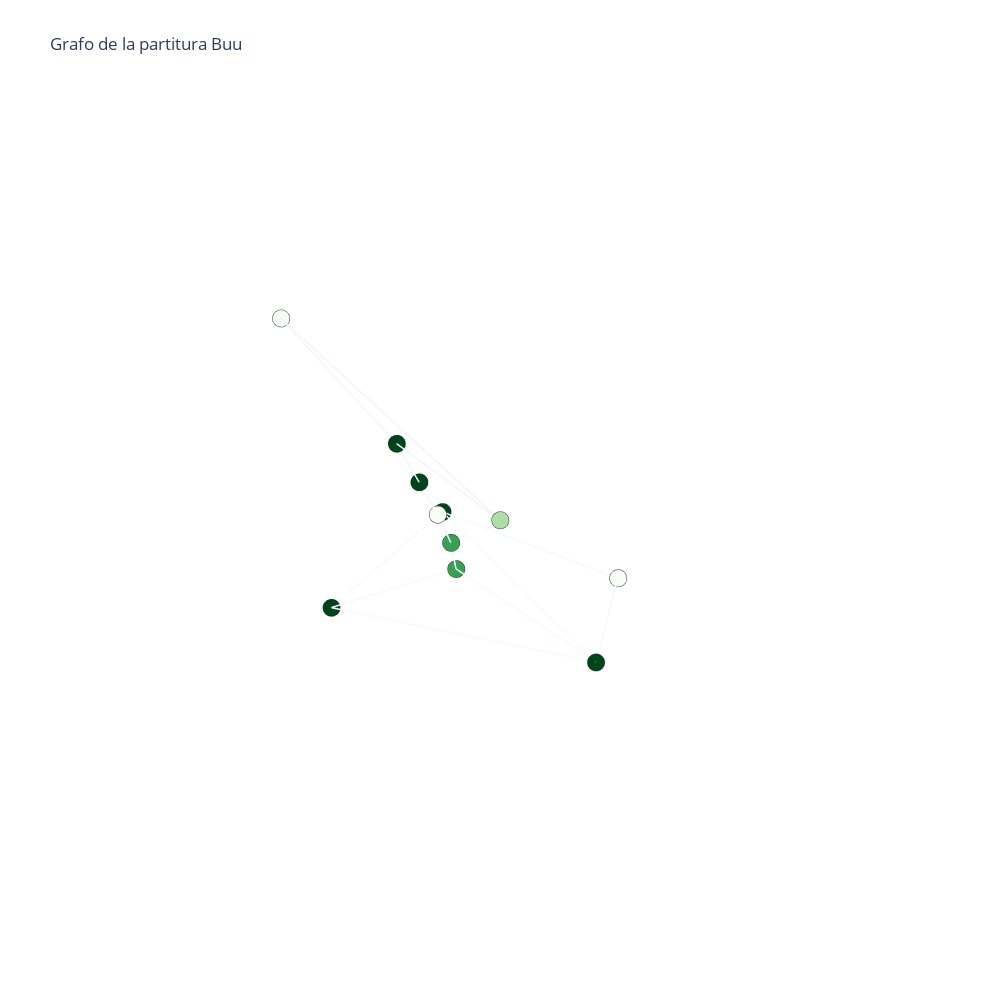

The cell this chart's notebook holds for it:
### Code cell
#Esta celda es para comparar dos canciones y ver si hay algún tipo de plagio
import igraph as ig
import netgraph, numpy, os
import matplotlib as mpl
import matplotlib.pyplot as plt
import networkx as nx
import music21 as m
from os import listdir
from os.path import isfile, join
import chart_studio.plotly as py
import plotly.graph_objs as go
from collections import Counter

def song_to_dict():
    aDir = os.getcwd()

    onlyfiles = [f for f in listdir('{0}/ArchiXml/'.format(aDir)) if isfile(join('{0}/ArchiXml/'.format(aDir), f))]
    #Imprimir archivos disponibles
    for i in onlyfiles:
        print(i.replace('.xml',''))

    nombre = input("Escriba el nombre del archivo:\n")
    song = m.converter.parse('{0}/ArchiXml/{1}.xml'.format(aDir, nombre))
    print("Separando archivo por partes...")
    partes = []
    compaces = []
    notas = []
    acordes = []
    # print(partes["piano"])
    # print(partes["piano"]["compas 1"])
    # print(partes["piano"]["compas 1"]["notas"])
    # print(partes["piano"]["compas 1"]["notas"][0])
    # print(partes["piano"]["compas 1"]["acordes"])
    # print(partes["piano"]["compas 1"]["acordes"][0])
    for i in song.parts:
        parte = ""
        if i.partName == None:
            parte = "piano"
        else:
            parte = str(i.partName)
        partes.append(parte)
        print(parte)
        temCompaces = []
        for j in i.recurse().getElementsByClass('Measure'):
            numer = int(j.number)
            compa = "M{0}".format(numer)
            temNotas = []
            temAcordes = []
            for k in j.recurse().getElementsByClass('Note'):
                temNotas.append(str(k.nameWithOctave.replace("-","b")))
            for k in j.recurse().getElementsByClass('Chord'):
                n = ''
                for l in k.notes:
                    n += ' '+l.nameWithOctave.replace("-","b")
                temAcordes.append(n[1:])
            if(temNotas != [] or temAcordes != []):
                temCompaces.append({compa : {"notas" : temNotas, "acordes" : temAcordes}})
            notas += temNotas
            acordes += temAcordes
        compaces.append(temCompaces)

    c = 1
    print("Agrupando los compaces...")
    Compaces = []
    for i in compaces:
        if i != []:
            xx = i[0]
            for f in range(len(i)-1):
                yy = i[f+1]
                xx.update(yy)
            Compaces.append(xx)

    cancion = {}
    o = len(Compaces)
    for i in range(o-1):
        partes[i] = (c-1)
        partes[i+1] = c
        c+=1
    
    for i in range(o):
        cancion.update({partes[i] : Compaces[i]})
#     print("Compaces, notas y acordes de {0}:\n{1}".format(nombre,cancion))
#     print("Notas de {0}:\n{1}".format(nombre,notas))
#     print("Acordes de {0}:\n{1}".format(nombre,acordes))
    print("Listo.")
    return cancion,notas,acordes,nombre

def m_graph(n,nombre):
    print("Convirtiendo grafo a formato 2-dimensional...")
    aDir = os.getcwd()
    G = nx.DiGraph()
    for i in range(len(n)):
        if i != 0:
            G.add_edge(n[i-1], n[i])

    pos = nx.layout.kamada_kawai_layout(G)

    d = dict(G.degree)
    low, *_, high = sorted(d.values())
    norm = mpl.colors.Normalize(vmin=low, vmax=high, clip=True)
    mapper = mpl.cm.ScalarMappable(norm=norm, cmap=mpl.cm.coolwarm)
    node_sizes = [v*10 for v in d.values()]
    M = G.number_of_edges()
    edge_colors = range(2, M+2)
    edge_alphas = [(5 + i) / (M + 4) for i in range(M)]
    fig = plt.figure()
    nodes = nx.draw_networkx_nodes(
        G,
        pos,
        node_size=node_sizes,
        node_color=[mapper.to_rgba(i) for i in d.values()]
    )
    edges = nx.draw_networkx_edges(
        G,
        pos,
        node_size=node_sizes,
        arrowstyle="wedge",
        arrowsize=10,
        edge_color=edge_colors,
        edge_cmap=plt.cm.Blues,
        width=2,
    )
    labels = nx.draw_networkx_labels(
        G,
        pos,
        font_size=10,
        font_color="white",
    )
    # set alpha value for each edge
    colorFE = []
    for i in range(M):
        edges[i].set_alpha(edge_alphas[i])
        colorFE.append(edge_alphas[i])

    # pc = mpl.collections.PatchCollection(edges, cmap=plt.cm.Blues)
    # pc.set_array(edge_colors)
    # plt.colorbar(pc)

    ax = plt.gca()
    ax.set_axis_off()
    fig.set_facecolor("#9e999830")
    fig.set_size_inches((15, 15))
    plt.savefig('{0}/GrafosImgs/Grafo_{1}.png'.format(aDir,nombre))
    print("Listo.")
    plt.show()
    return G,nombre
    
g = song_to_dict()

g2D = m_graph(g[1]+g[2],g[3])

c_3D(g2D[0],g2D[1])

### Figure 1 — Plotly figure (JSON) as saved in the notebook; plotly's stock layout.template omitted (floating-point values rounded to 4 significant figures; data arrays with more than 128 entries replaced by an {"elided": "..."} marker saying what was removed)
{"data": [{"hoverinfo": "none", "line": {"color": {"elided": "1441 float values"}, "colorscale": [[0, "rgb(247,251,255)"], [0.125, "rgb(222,235,247)"], [0.25, "rgb(198,219,239)"], [0.375, "rgb(158,202,225)"], [0.5, "rgb(107,174,214)"], [0.625, "rgb(66,146,198)"], [0.75, "rgb(33,113,181)"], [0.875, "rgb(8,81,156)"], [1, "rgb(8,48,107)"]], "width": 3}, "mode": "lines", "type": "scatter3d", "x": [0.0486, -0.289, null, 0.0486, -0.435, null, -0.289, -0.435, null, -0.289, 0.0486, null, -0.289, -0.1816, null, -0.435, 0.0486, null, -0.435, -0.1816, null, -0.435, -0.6733, null, -0.1816, 0.0486, null, -0.1816, -0.1111, null, -0.6733, -0.289, null, -0.1111, -0.1111, null, -0.1111, -0.02857, null, -0.02857, 0.0587, null, 0.0587, 0.1478, null, 0.0587, 0.0587, null, 0.1478, 0.1476, null, 0.1478, 0.0587, null, 0.1478, 0.3032, null, 0.1476, 0.3032, null, 0.3032, 0.1478, null], "y": [0.08655, 0.4375, null, 0.08655, 0.02493, null, 0.4375, 0.02493, null, 0.4375, 0.08655, null, 0.4375, 0.2192, null, 0.02493, 0.08655, null, 0.02493, 0.2192, null, 0.02493, 0.2995, null, 0.2192, 0.08655, null, 0.2192, 0.2562, null, 0.2995, 0.4375, null, 0.2562, 0.2562, null, 0.2562, 0.287, null, 0.287, 0.3158, null, 0.3158, 0.3447, null, 0.3158, 0.3158, null, 0.3447, 0.1503, null, 0.3447, 0.3158, null, 0.3447, 0.5899, null, 0.1503, 0.5899, null, 0.5899, 0.3447, null], "z": [-1.074, -1.106, null, -1.074, -1.053, null, -1.106, -1.053, null, -1.106, -1.074, null, -1.106, -0.6712, null, -1.053, -1.074, null, -1.053, -0.6712, null, -1.053, -1.409, null, -0.6712, -1.074, null, -0.6712, -0.1826, null, -1.409, -1.106, null, -0.1826, -0.1826, null, -0.1826, 0.2906, null, 0.2906, 0.7612, null, 0.7612, 1.238, null, 0.7612, 0.7612, null, 1.238, 1.682, null, 1.238, 0.7612, null, 1.238, 1.626, null, 1.682, 1.626, null, 1.626, 1.238, null]}, {"hoverinfo": "text", "marker": {"color": [5, 5, 5, 4, 2, 4, 2, 5, 5, 2, 3], "colorscale": [[0, "rgb(247,252,245)"], [0.125, "rgb(229,245,224)"], [0.25, "rgb(199,233,192)"], [0.375, "rgb(161,217,155)"], [0.5, "rgb(116,196,118)"], [0.625, "rgb(65,171,93)"], [0.75, "rgb(35,139,69)"], [0.875, "rgb(0,109,44)"], [1, "rgb(0,68,27)"]], "line": {"color": "rgb(50,50,50)", "width": 0.5}, "size": 6, "symbol": "circle"}, "mode": "markers", "name": "notes and chords", "text": ["A4", "F#4", "G#4", "A3", "C#4", "C4", "C#4 C#5", "D3 F#3 A3", "C#3 E#3 G#3", "C#4 F#4", "B#2 D##3 F##3"], "type": "scatter3d", "x": [0.0486, -0.289, -0.435, -0.1816, -0.6733, -0.1111, -0.02857, 0.0587, 0.1478, 0.1476, 0.3032], "y": [0.08655, 0.4375, 0.02493, 0.2192, 0.2995, 0.2562, 0.287, 0.3158, 0.3447, 0.1503, 0.5899], "z": [-1.074, -1.106, -1.053, -0.6712, -1.409, -0.1826, 0.2906, 0.7612, 1.238, 1.682, 1.626]}], "layout": {"height": 1000, "hovermode": "closest", "margin": {"t": 100}, "paper_bgcolor": "rgba(0,0,0,0)", "plot_bgcolor": "rgba(0,0,0,0)", "scene": {"xaxis": {"showbackground": false, "showgrid": false, "showline": false, "showticklabels": false, "title": {"text": ""}, "zeroline": false}, "yaxis": {"showbackground": false, "showgrid": false, "showline": false, "showticklabels": false, "title": {"text": ""}, "zeroline": false}, "zaxis": {"showbackground": false, "showgrid": false, "showline": false, "showticklabels": false, "title": {"text": ""}, "zeroline": false}}, "showlegend": false, "title": {"text": "Grafo de la partitura Buu"}, "width": 1000}}
